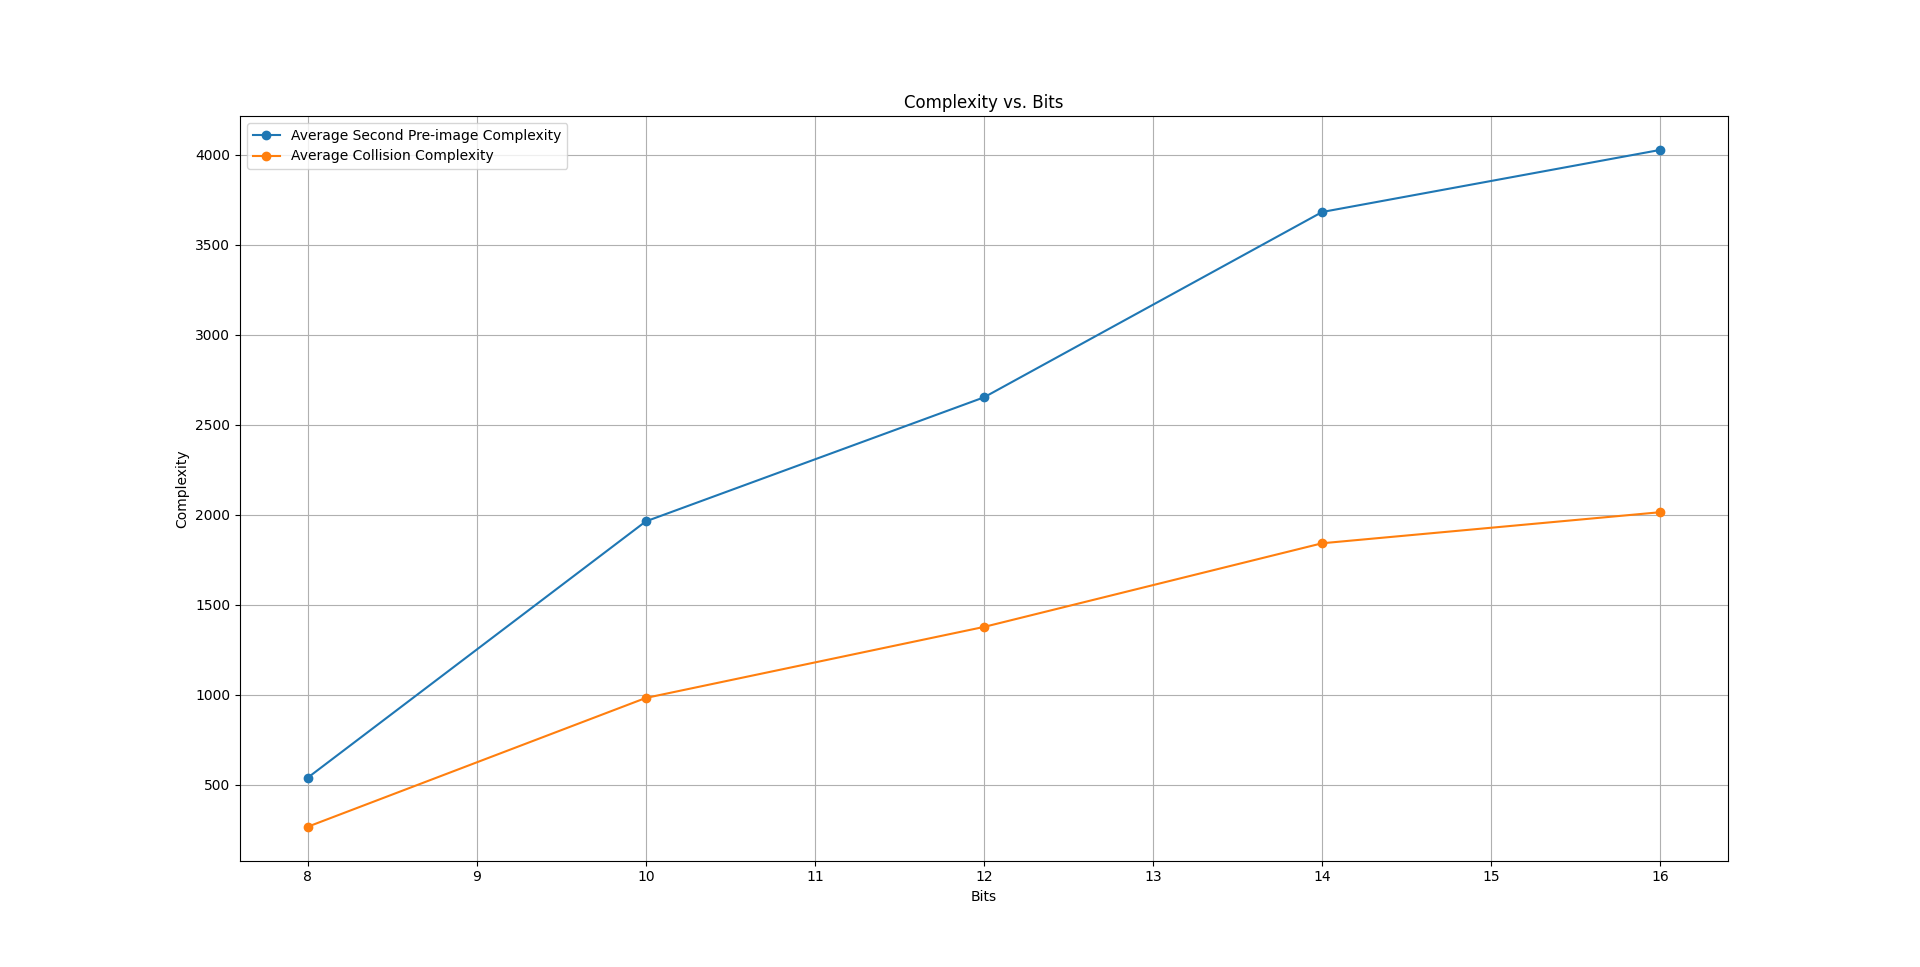

Recreate this plot in Python.
import matplotlib.pyplot as plt

# Данные
bits = [8, 10, 12, 14, 16]
average_collision_complexity = [265.26, 981.34, 1376.05, 1841.07, 2013.68]
average_second_preimage_complexity = [537.642, 1962.68, 2652.1, 3682.14, 4027.36]

# Построение графика
plt.plot(bits, average_second_preimage_complexity, marker='o', label='Average Second Pre-image Complexity')
plt.plot(bits, average_collision_complexity, marker='o', label='Average Collision Complexity')

# Добавление заголовка и меток осей
plt.title('Complexity vs. Bits')
plt.xlabel('Bits')
plt.ylabel('Complexity')

# Добавление легенды
plt.legend()

# Отображение графика
plt.grid(True)
plt.show()
